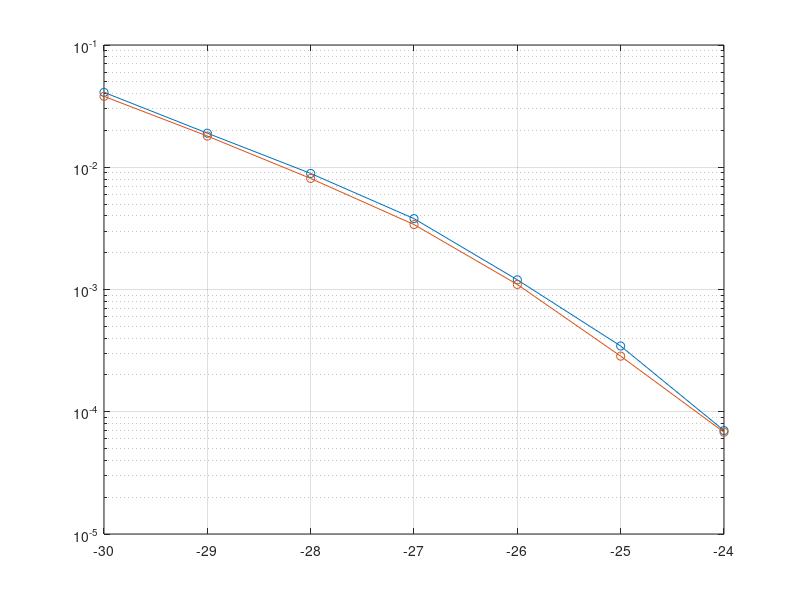

MATLAB code for this plot: (Note: this script raises an error after producing the figure.)
%%%%%%%%%%%%%%%%%%%%%%%%%%%%%%%%%%%%%%%%%%%%%%%%%%%%%%%%%%%%%%%%%%%%%%%%%%%
%%%%%%%%%%%%%%%%%%%%%%%%%%%%%% MAKE BER PLOT %%%%%%%%%%%%%%%%%%%%%%%%%%%%%%
%%%%%%%%%%%%%%%%%%%%%%%%%%%%%%%%%%%%%%%%%%%%%%%%%%%%%%%%%%%%%%%%%%%%%%%%%%%
% Has data from simulations and plots BER vs N0

%% Data

%%%%%%%%%%%%%%%%%%%
% RESULTS WITH HC %
%%%%%%%%%%%%%%%%%%%

% This is for with_hc/0a.mat 
N0MRC0a = [24 25 26 27 28 29 30]; 
BERMRC0a = [7.02e-5 3.45e-4 1.2e-3 3.8e-3 8.9e-3 1.9e-2 4.1e-2];

% This is for with_hc/0b.mat 
N0MRC0b = [24 25 26 27 28 29 30]; 
BERMRC0b = [6.8e-5 2.85e-4 1.1e-3 3.4e-3 8.1e-3 1.8e-2 3.8e-2];

% This is for with_hc/10a.mat 
N0MRC10a = [23 24 25 26 27 28 29]; 
BERMRC10a = [4.2e-5 2.4e-4 8.6e-4 2.4e-3 7.2e-3 1.5e-2 3.4e-2];

% This is for with_hc/10b.mat
N0MRC10b = [];
BERMRC10b = [];

% This is for with_hc/20a.mat 
N0MRC20a = [23 24 25 26 27 28]; 
BERMRC20a = [2.355e-5 1.41e-4 6.0e-4 1.87e-3 5.31e-3 1.26e-2];

% This is for with_hc/20b.mat 
N0MRC20b = [23 24 25 26 27 28]; 
BERMRC20b = [4.28e-5 1.94e-4 7.68e-4 2.41e-3 6.44e-3 1.43e-2];

% This is for with_hc/30a.mat 
N0MRC30a = [23 24 25 26 27 28]; 
BERMRC30a = [3.46e-5 1.68e-4 7.81e-4 2.22e-3 6.18e-3 1.35e-2];

% This is for with_hc/30b.mat
N0MRC30b = [];
BERMRC30b = [];

% This is for with_hc/40a.mat
N0MRC40a = [];
BERMRC40a = [];

% This is for with_hc/40b.mat
N0MRC40b = [];
BERMRC40b = [];

% This is for with_hc/50a.mat
N0MRC50a = [];
BERMRC50a = [];

% This is for with_hc/50b.mat
N0MRC50b = [];
BERMRC50b = [];

% This is for with_hc/60a.mat
N0MRC60a = [];
BERMRC60a = [];

% This is for with_hc/60b.mat
N0MRC60b = [];
BERMRC60b = [];

% This is for with_hc/70a.mat
N0MRC70a = [];
BERMRC70a = [];

% This is for with_hc/70b.mat
N0MRC70b = [];
BERMRC70b = [];

% This is for with_hc/80a.mat
N0MRC80a = [];
BERMRC80a = [];

% This is for with_hc/80b.mat
N0MRC80b = [20 21 22 23 24 25 26];
BERMRC80b = [8.975e-6 5.306e-5 2.878e-4 1.023e-3 3.054e-3 7.687e-3 1.661e-2];

% This is for with_hc/90a.mat
N0MRC90a = [20 21 22 23 24 25 26];
BERMRC90a = [1.174 e-6 1.455e-5 8.301e-5 4.067e-4 1.478e-3 4.061e-3 1.007e-2];

% This is for with_hc/90b.mat
N0MRC90b = [21 22 23 24 25 26];
BERMRC90b = [1.506e-5 9.466e-5 4.47e-4 1.508e-3 4.064e-3 9.753e-3];

%%%%%%%%%%%%%%%%%%
% RESULTS W/O HC %
%%%%%%%%%%%%%%%%%%

% This is for wo_hc/0a.mat
N0ML0a = [];
BERML0a = [];

% This is for wo_hc/0b.mat
N0ML0b = [];
BERML0b = [];

% This is for wo_hc/10a.mat
N0ML10a = [];
BERML10a = [];

% This is for wo_hc/10b.mat
N0ML10b = [];
BERML10b = [];

% This is for wo_hc/20a.mat 
N0ML20a = [28 27 26 25 24 23]; 
BERML20a = [.01203 .005327 .00202 .000601 .0001489 2.18e-5];

% This is for wo_hc/20b.mat 
N0ML20b = [28 27 26 25 24 23]; 
BERML20b = [.009732 .004309 .001543 .0004347 9.855e-5 1.508e-5];

% This is for wo_hc/30a.mat 
N0ML30a = [28 27 26 25 24 23]; 
BERML30a = [.01705 .008261 .00321 .001129 .0002883 6.391e-5];

% This is for wo_hc/30b.mat 
N0ML30b = [28 27 26 25 24 23]; 
BERML30b = [.01475 .007352 .003013 .0009528 .0002628 4.539e-5];

% This is for wo_hc/40a.mat
N0ML40a = [27 26 25 24 23];
BERML40a = [.01279 .005939 .00217 .0006526 .0001754];

% This is for wo_hc/40b.mat
N0ML40b = [];
BERML40b = [];

% This is for wo_hc/50a.mat
N0ML50a = [];
BERML50a = [];

% This is for wo_hc/50b.mat
N0ML50b = [];
BERML50b = [];

% This is for wo_hc/60a.mat
N0ML60a = [];
BERML60a = [];

% This is for wo_hc/60b.mat
N0ML60b = [];
BERML60b = [];

% This is for wo_hc/70a.mat
N0ML70a = [];
BERML70a = [];

% This is for wo_hc/70b.mat
N0ML70b = [];
BERML70b = [];

% This is for wo_hc/80a.mat 
N0ML80a = [26 25 24 23 22 21]; 
BERML80a = [0.0186 0.00848 0.003525 0.001213 0.0003253 6.526e-5];

% This is for wo_hc/80b.mat 
N0ML80b = []; 
BERML80b = [];

% This is for wo_hc/90a.mat 
N0ML90a = [26 25 24 23 22 21]; 
BERML90a = [0.01151 0.004927 0.001775 0.0005332 0.0001314 2.275e-5];

% This is for wo_hc/90b.mat 
N0ML90b = [27 26 25 24 23 22]; 
BERML90b = [0.01672 0.007438 0.003006 0.001013 0.0002559 5.21e-5];


%% Plots (TODO)
% Plot 0 a&b with hc
figure(100);
semilogy(-N0MRC0a,BERMRC0a,'o-'); hold on; semilogy(-N0MRC0b,BERMRC0b,'o-'); grid on; hold off;
ax = gca;
ax.FontName = 'Times New Roman';
ax.XLabel.Interpreter = 'LaTeX';
ax.XLabel.String = '$1/N_0$ (dB)';
ax.YLabel.Interpreter = 'LaTeX';
ax.YLabel.String = 'BER';

% Plot 10 a&b with hc
figure(110);
semilogy(-N0MRC10a,BERMRC10a,'o-'); hold on; semilogy(-N0MRC10b,BERMRC10b,'o-'); grid on; hold off;
ax = gca;
ax.FontName = 'Times New Roman';
ax.XLabel.Interpreter = 'LaTeX';
ax.XLabel.String = '$1/N_0$ (dB)';
ax.YLabel.Interpreter = 'LaTeX';
ax.YLabel.String = 'BER';

% Plot 20 a&b with hc
figure(120);
semilogy(-N0MRC20a,BERMRC20a,'o-'); hold on; semilogy(-N0MRC20b,BERMRC20b,'o-'); grid on; hold off;
ax = gca;
ax.FontName = 'Times New Roman';
ax.XLabel.Interpreter = 'LaTeX';
ax.XLabel.String = '$1/N_0$ (dB)';
ax.YLabel.Interpreter = 'LaTeX';
ax.YLabel.String = 'BER';

% Plot 30 a&b with hc
figure(130);
semilogy(-N0MRC30a,BERMRC30a,'o-'); hold on; semilogy(-N0MRC30b,BERMRC30b,'o-'); grid on; hold off;
ax = gca;
ax.FontName = 'Times New Roman';
ax.XLabel.Interpreter = 'LaTeX';
ax.XLabel.String = '$1/N_0$ (dB)';
ax.YLabel.Interpreter = 'LaTeX';
ax.YLabel.String = 'BER';

% Plot 20 a&b wo hc
figure(220);
semilogy(-N0ML20a,BERML20a,'o-'); hold on; semilogy(-N0ML20b,BERML20b,'o-'); grid on; hold off;
ax = gca;
ax.FontName = 'Times New Roman';
ax.XLabel.Interpreter = 'LaTeX';
ax.XLabel.String = '$1/N_0$ (dB)';
ax.YLabel.Interpreter = 'LaTeX';
ax.YLabel.String = 'BER';

% Plot 30 a&b wo hc
figure(230);
semilogy(-N0ML30a,BERML30a,'o-'); hold on; semilogy(-N0ML30b,BERML30b,'o-'); grid on; hold off;
ax = gca;
ax.FontName = 'Times New Roman';
ax.XLabel.Interpreter = 'LaTeX';
ax.XLabel.String = '$1/N_0$ (dB)';
ax.YLabel.Interpreter = 'LaTeX';
ax.YLabel.String = 'BER';

% Plot 80 a&b wo hc
figure(280);
semilogy(-N0ML80a,BERML80a,'o-'); hold on; semilogy(-N0ML80b,BERML80b,'o-'); grid on; hold off;
ax = gca;
ax.FontName = 'Times New Roman';
ax.XLabel.Interpreter = 'LaTeX';
ax.XLabel.String = '$1/N_0$ (dB)';
ax.YLabel.Interpreter = 'LaTeX';
ax.YLabel.String = 'BER';

% Plot 90 a&b wo hc
figure(290);
semilogy(-N0ML90a,BERML90a,'o-'); hold on; semilogy(-N0ML90b,BERML90b,'o-'); grid on; hold off;
ax = gca;
ax.FontName = 'Times New Roman';
ax.XLabel.Interpreter = 'LaTeX';
ax.XLabel.String = '$1/N_0$ (dB)';
ax.YLabel.Interpreter = 'LaTeX';
ax.YLabel.String = 'BER';
